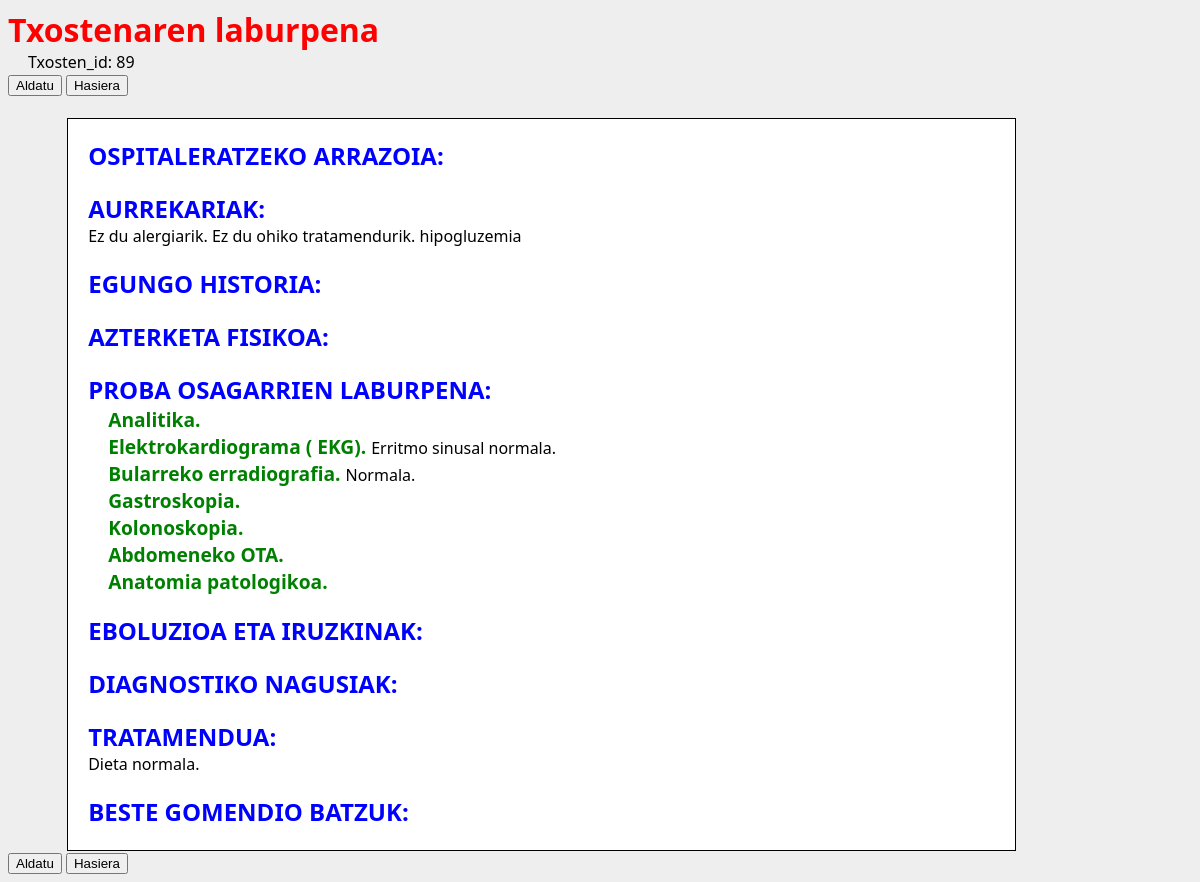
/txantiloiak/laburpena/89/, run on the app's committed database.
### txantiloiak/models.py (models this page shows, shortened)
class Txostena(models.Model):
    egilea = models.ForeignKey(User)
    data = models.DateTimeField(default=datetime.now,blank=True)
    txosten_testua = models.ManyToManyField(Atala,through='EdukiaAtala')
    def __str__(self):
        return str(self.id)
    class Meta:
        ordering = ["-data"]

class EdukiaAtala(models.Model):
    txostena = models.ForeignKey(Txostena)
    atala = models.ForeignKey(Atala)
    testua = models.TextField(blank=True)
    azpiatalak = models.ManyToManyField(Azpiatala,through='EdukiaAzpiatala')
    class Meta:
        ordering = ['atala__espezialitatea','atala__ordena']

class Atala(models.Model):
    izenburua = models.CharField(max_length=50)
    hautazkoa = models.BooleanField(default=False)
    espezialitatea = models.ForeignKey('Espezialitatea')
    testua = models.TextField(blank=True,default='')
    ordena = models.IntegerField()
    class Meta:
        ordering = ['espezialitatea','ordena']
    def defektuzkoTestua(self):
        if self.testua=='':
            return False
        else:
            return True
    defektuzkoTestua.boolean = True

class EdukiaAzpiatala(models.Model):
    goiEdukia = models.ForeignKey(EdukiaAtala)
    azpiatala = models.ForeignKey(Azpiatala)
    testua = models.TextField(blank=True)

class Azpiatala(models.Model):
    izenburua = models.CharField(max_length=50)
    hautazkoa = models.BooleanField(default=False)
    goiatala = models.ForeignKey(Atala)
    testua = models.TextField(blank=True,default='')
    ordena = models.IntegerField()
    class Meta:
        ordering = ['goiatala','ordena']

### txantiloiak/views.py (the view)
# urls.py: url(r'^laburpena/(?P<pk>[0-9]+)/$', views.LaburpenaView.as_view(), name='laburpena'),
class LaburpenaView(generic.DetailView):
    model = Txostena
    template_name = 'txantiloiak/laburpena.html'

### txantiloiak/templatetags/txantiloiak_extras.py (called while the page is built)
@register.filter()
def diagGorriz(value):
    if value.startswith('Diagnostiko'):
        return "diag"
    else:
        return "atal_lab"

### txantiloiak/templates/txantiloiak/laburpena.html (shortened to what this page needs)
{% load staticfiles %}
{% load txantiloiak_extras %}
<head>
</head>
<link rel="stylesheet" type="text/css" href="{% static 'txantiloiak/style.css' %}" />
<div id="lab">
<h1>Txostenaren laburpena</h1>
<span id="identifikadorea">Txosten_id: {{ txostena }}</span>
<br/>
<input type="button" value="Aldatu" onClick="window.location='/txantiloiak/{{ txostena.edukiaatala_set.first.atala.espezialitatea.id }}/aldatu/{{txostena}}'"/>
<input type="button" value="Hasiera" onClick="window.location='/txantiloiak/'"/>
<br/><br/>
<div id="espe_lab">
{% for edukia in txostena.edukiaatala_set.all %}
<div class="{{edukia.atala.izenburua|diagGorriz}}">
<h2>{{edukia.atala.izenburua}}: </h2><span>{{edukia.testua}}</span>
{% for azp_edukia in edukia.edukiaazpiatala_set.all %}
<div class="atal_lab">
<azpiatala>{{azp_edukia.azpiatala.izenburua}}. </azpiatala><span>{{azp_edukia.testua}}</span>
</div>
{% endfor%}
</div>
{% endfor%}
<br/>
</div>
</div>
<input type="button" value="Aldatu" onClick="window.location='/txantiloiak/{{ txostena.edukiaatala_set.first.atala.espezialitatea.id }}/aldatu/{{txostena}}'"/>
<input type="button" value="Hasiera" onClick="window.location='/txantiloiak/'"/>

### txantiloiak/static/txantiloiak/style.css (style rules this page uses)
.diag { margin-left:20px; size:80%; background-color:white; }
#lab h1 { color:red; margin-bottom: 0; }
#lab h2 { color:blue; text-transform: uppercase; margin-bottom: 0; }
#lab azpiatala { color:green; font-size:120%; font-weight: bold; }
#espe_lab { background-color:white; color:black; border-style: solid; border-width: 1px; margin-left:5%; width:80%; }
.atal_lab { margin-left:20px; size:80%; background-color:white; }
.atal_lab atala, azpiatala { diplay:inline; }
#identifikadorea { margin-left:20px; }

### data on the page
Txostena: id "89"
EdukiaAtala: atala.izenburua "OSPITALERATZEKO ARRAZOIA"
EdukiaAtala: atala.izenburua "AURREKARIAK", testua "Ez du alergiarik. Ez du ohiko tratamendurik. hipogluzemia"
EdukiaAtala: atala.izenburua "EGUNGO HISTORIA"
EdukiaAtala: atala.izenburua "AZTERKETA FISIKOA"
EdukiaAtala: atala.izenburua "PROBA OSAGARRIEN LABURPENA"
EdukiaAzpiatala: azpiatala.izenburua "Analitika"
EdukiaAzpiatala: azpiatala.izenburua "Elektrokardiograma ( EKG)", testua "Erritmo sinusal normala."
EdukiaAzpiatala: azpiatala.izenburua "Bularreko erradiografia", testua "Normala."
EdukiaAzpiatala: azpiatala.izenburua "Gastroskopia"
EdukiaAzpiatala: azpiatala.izenburua "Kolonoskopia"
EdukiaAzpiatala: azpiatala.izenburua "Abdomeneko OTA"
EdukiaAzpiatala: azpiatala.izenburua "Anatomia patologikoa"
EdukiaAtala: atala.izenburua "EBOLUZIOA ETA IRUZKINAK"
EdukiaAtala: atala.izenburua "DIAGNOSTIKO NAGUSIAK"
EdukiaAtala: atala.izenburua "TRATAMENDUA", testua "Dieta normala."
EdukiaAtala: atala.izenburua "BESTE GOMENDIO BATZUK"
